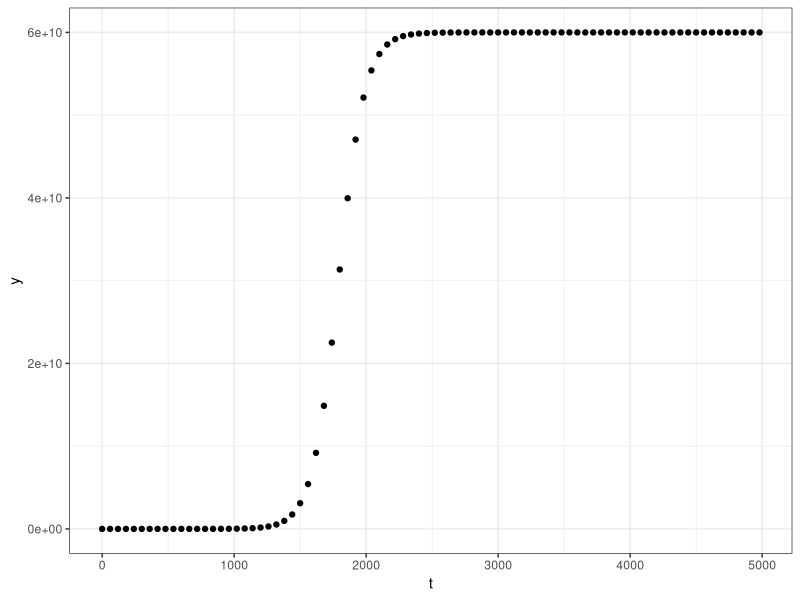
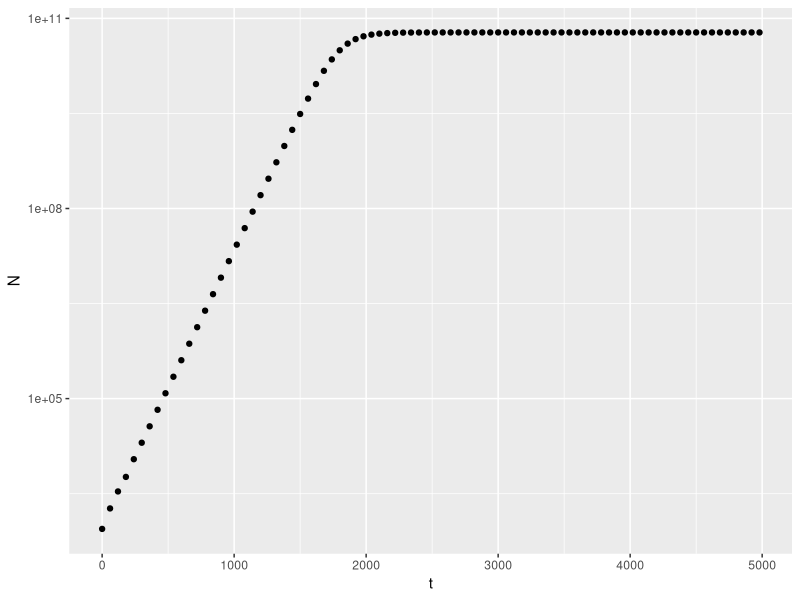

Source code (R) for these figures, in order:
#Script to plot the logistic growth data

growth_data <- read.csv("experiment.csv")

install.packages("ggplot2")
library(ggplot2)

ggplot(aes(t,N), data = growth_data) +
  
  geom_point() +
  
  xlab("t") +
  
  ylab("y") +
  
  theme_bw()

ggplot(aes(t,N), data = growth_data) +
  
  geom_point() +
  
  xlab("t") +
  
  ylab("N") +
  
  scale_y_continuous(trans='log10')
